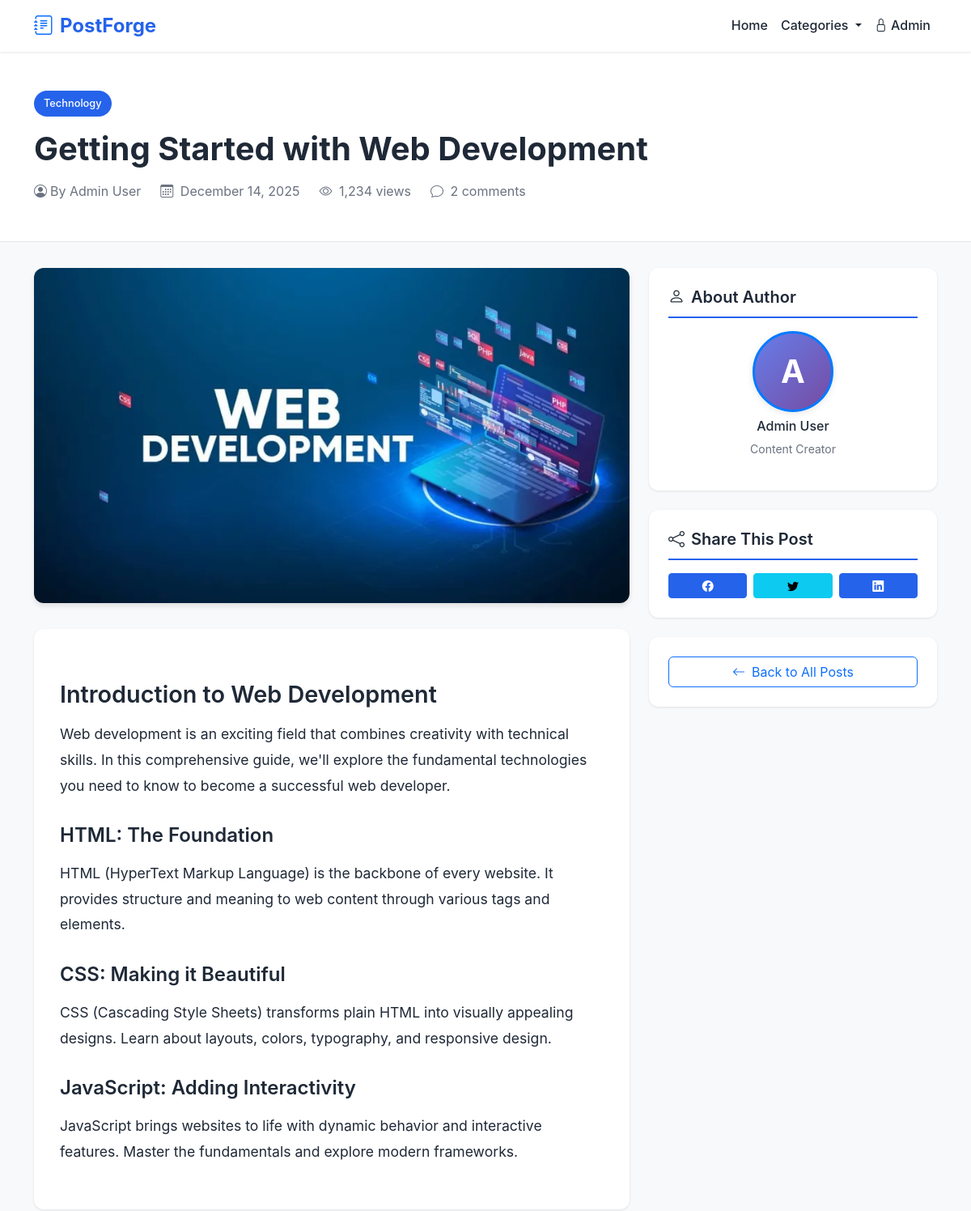
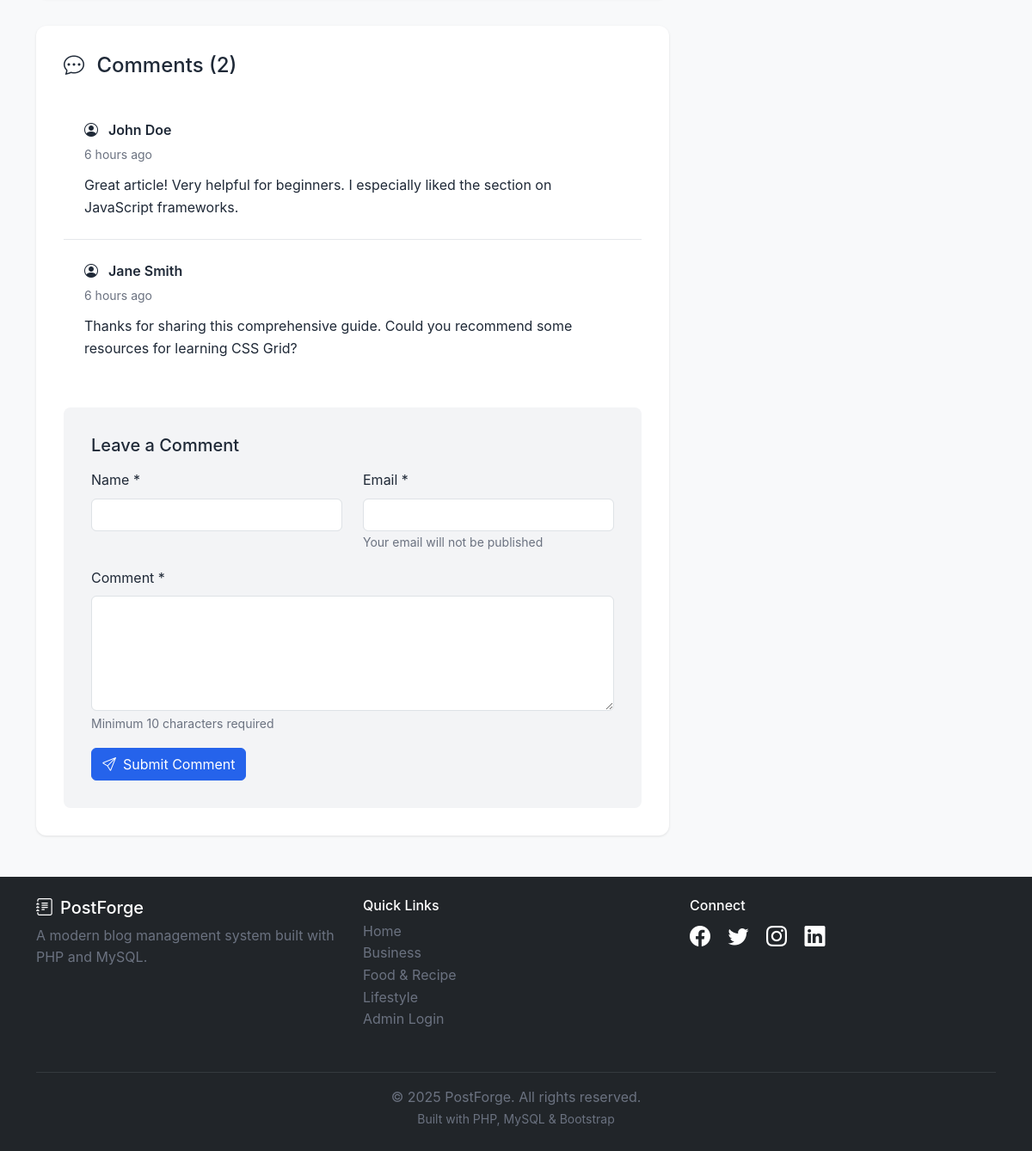
Page /post.php?slug=getting-started-with-web-development on the committed database (2 pictures, top to bottom).
### tables this page shows
CREATE TABLE IF NOT EXISTS posts (
    id INT PRIMARY KEY AUTO_INCREMENT,
    title VARCHAR(255) NOT NULL,
    slug VARCHAR(255) UNIQUE NOT NULL,
    content TEXT NOT NULL,
    excerpt TEXT,
    featured_image VARCHAR(255),
    category_id INT,
    author_id INT,
    status ENUM('draft', 'published') DEFAULT 'draft',
    views INT DEFAULT 0,
    created_at TIMESTAMP DEFAULT CURRENT_TIMESTAMP,
    updated_at TIMESTAMP DEFAULT CURRENT_TIMESTAMP ON UPDATE CURRENT_TIMESTAMP,
    published_at TIMESTAMP NULL,
    FOREIGN KEY (category_id) REFERENCES categories(id) ON DELETE SET NULL,
    FOREIGN KEY (author_id) REFERENCES admins(id) ON DELETE CASCADE,
    INDEX idx_slug (slug),
    INDEX idx_status (status),
    INDEX idx_category (category_id),
    INDEX idx_author (author_id),
    INDEX idx_created (created_at),
    FULLTEXT idx_search (title, content)
);

CREATE TABLE IF NOT EXISTS categories (
    id INT PRIMARY KEY AUTO_INCREMENT,
    name VARCHAR(100) UNIQUE NOT NULL,
    slug VARCHAR(100) UNIQUE NOT NULL,
    description TEXT,
    created_at TIMESTAMP DEFAULT CURRENT_TIMESTAMP,
    INDEX idx_slug (slug)
);

CREATE TABLE IF NOT EXISTS comments (
    id INT PRIMARY KEY AUTO_INCREMENT,
    post_id INT NOT NULL,
    author_name VARCHAR(100) NOT NULL,
    author_email VARCHAR(100) NOT NULL,
    content TEXT NOT NULL,
    status ENUM('pending', 'approved', 'spam') DEFAULT 'pending',
    created_at TIMESTAMP DEFAULT CURRENT_TIMESTAMP,
    FOREIGN KEY (post_id) REFERENCES posts(id) ON DELETE CASCADE,
    INDEX idx_post (post_id),
    INDEX idx_status (status),
    INDEX idx_created (created_at)
);

### includes/functions.php (called while the page is built, shortened)
<?php
function sanitize($data) {
    return htmlspecialchars($data, ENT_QUOTES, 'UTF-8');
}
function formatDate($date, $format = 'M d, Y') {
    return date($format, strtotime($date));
}
function timeAgo($datetime) {
    $timestamp = strtotime($datetime);
    $diff = time() - $timestamp;
    if ($diff < 86400) {
        $hours = floor($diff / 3600);
        return $hours . ($hours == 1 ? ' hour ago' : ' hours ago');
    }
}
function formatNumber($number) {
    return number_format($number);
}

### public/post.php (the view, shortened to what this page needs)
<?php
require_once '../includes/functions.php';
$slug = $_GET['slug'] ?? '';
try {
    $db = getDB();
    $postStmt = $db->prepare("
        SELECT p.*, c.name as category_name, c.slug as category_slug, a.full_name as author_name, a.profile_image as author_image
        FROM posts p
        LEFT JOIN categories c ON p.category_id = c.id
        LEFT JOIN admins a ON p.author_id = a.id
        WHERE p.slug = :slug AND p.status = 'published'
    ");
    $postStmt->execute(['slug' => $slug]);
    $post = $postStmt->fetch();
    $commentsStmt = $db->prepare("
        SELECT * FROM comments
        WHERE post_id = :post_id AND status = 'approved'
        ORDER BY created_at DESC
    ");
    $commentsStmt->execute(['post_id' => $post['id']]);
    $comments = $commentsStmt->fetchAll();
} catch (PDOException $e) {
    header('Location: index.php');
    exit;
}
include 'includes/header.php';
?>
<div class="single-post-header">
    <div class="container">
        <a href="category.php?slug=<?php echo $post['category_slug']; ?>"
           class="category-badge mb-3">
            <?php echo sanitize($post['category_name'] ?? 'Uncategorized'); ?>
        </a>
        <h1 class="single-post-title"><?php echo sanitize($post['title']); ?></h1>
        <div class="single-post-meta">
            <span class="d-inline-flex align-items-center">
                <?php if ($post['author_image']): ?>
                    <img src="../uploads/profiles/<?php echo sanitize($post['author_image']); ?>"
                         alt="<?php echo sanitize($post['author_name']); ?>"
                         style="width: 24px; height: 24px; border-radius: 50%; object-fit: cover; margin-right: 8px;">
                <?php else: ?>
                    <i class="bi bi-person-circle me-1"></i>
                <?php endif; ?>
                By <?php echo sanitize($post['author_name']); ?>
            </span>
            <span>
                <i class="bi bi-calendar3 me-1"></i>
                <?php echo formatDate($post['published_at'], 'F d, Y'); ?>
            </span>
            <span>
                <i class="bi bi-eye me-1"></i>
                <?php echo formatNumber($post['views']); ?> views
            </span>
            <span>
                <i class="bi bi-chat me-1"></i>
                <?php echo count($comments); ?> comments
            </span>
        </div>
    </div>
</div>
<div class="container mb-5">
    <div class="row">
        <div class="col-lg-8">
            <?php if ($post['featured_image']): ?>
                <div class="featured-image-container">
                    <img src="<?php echo UPLOAD_URL . sanitize($post['featured_image']); ?>"
                         alt="<?php echo sanitize($post['title']); ?>"
                         class="featured-image">
                </div>
            <?php endif; ?>
            <div class="post-content">
                <?php echo $post['content']; ?>
            </div>
            <div class="comments-section" id="comments">
                <h4 class="mb-4">
                    <i class="bi bi-chat-dots me-2"></i>
                    Comments (<?php echo count($comments); ?>)
                </h4>
                <?php if (!empty($comments)): ?>
                    <div class="comments-list mb-4">
                        <?php foreach ($comments as $comment): ?>
                            <div class="comment-item" id="comment-<?php echo $comment['id']; ?>">
                                <div class="comment-author">
                                    <i class="bi bi-person-circle me-2"></i>
                                    <?php echo sanitize($comment['author_name']); ?>
                                </div>
                                <div class="comment-date">
                                    <?php echo timeAgo($comment['created_at']); ?>
                                </div>
                                <div class="comment-content">
                                    <?php echo nl2br(sanitize($comment['content'])); ?>
                                </div>
                            </div>
                        <?php endforeach; ?>
                    </div>
                <?php else: ?>
                    <p class="text-muted mb-4">No comments yet. Be the first to comment!</p>
                <?php endif; ?>
                <div class="comment-form">
                    <h5 class="mb-3">Leave a Comment</h5>
                    <form method="POST" action="">
                        <div class="row">
                            <div class="col-md-6 mb-3">
                                <label for="name" class="form-label">Name *</label>
                                <input type="text" class="form-control" id="name" name="name"
                                       value="<?php echo isset($_POST['name']) ? sanitize($_POST['name']) : ''; ?>"
                                       required>
                            </div>
                            <div class="col-md-6 mb-3">
                                <label for="email" class="form-label">Email *</label>
                                <input type="email" class="form-control" id="email" name="email"
                                       value="<?php echo isset($_POST['email']) ? sanitize($_POST['email']) : ''; ?>"
                                       required>
                                <small class="text-muted">Your email will not be published</small>
                            </div>
                        </div>
                        <div class="mb-3">
                            <label for="comment" class="form-label">Comment *</label>
                            <textarea class="form-control" id="comment" name="comment" rows="5"
                                      required><?php echo isset($_POST['comment']) ? sanitize($_POST['comment']) : ''; ?></textarea>
                        </div>
                        <button type="submit" name="submit_comment" class="btn btn-primary">
                            <i class="bi bi-send me-2"></i>Submit Comment
                        </button>
                    </form>
                </div>
            </div>
        </div>
        <div class="col-lg-4">
            <div class="sidebar-widget">
                <h5><i class="bi bi-person me-2"></i>About Author</h5>
                <div class="text-center">
                    <?php if ($post['author_image']): ?>
                        <img src="../uploads/profiles/<?php echo sanitize($post['author_image']); ?>"
                             alt="<?php echo sanitize($post['author_name']); ?>"
                             style="width: 100px; height: 100px; border-radius: 50%; object-fit: cover; border: 3px solid #007bff; box-shadow: 0 2px 8px rgba(0,0,0,0.1);">
                    <?php else: ?>
                        <div style="width: 100px; height: 100px; border-radius: 50%; background: linear-gradient(135deg, #667eea 0%, #764ba2 100%); display: inline-flex; align-items: center; justify-content: center; color: white; font-size: 2.5rem; font-weight: bold; border: 3px solid #007bff; box-shadow: 0 2px 8px rgba(0,0,0,0.1);">
                            <?php echo strtoupper(substr($post['author_name'], 0, 1)); ?>
                        </div>
                    <?php endif; ?>
                    <h6 class="mt-2"><?php echo sanitize($post['author_name']); ?></h6>
                    <p class="text-muted small">Content Creator</p>
                </div>
            </div>
            <div class="sidebar-widget">
                <h5><i class="bi bi-share me-2"></i>Share This Post</h5>
                <div class="d-flex gap-2">
                    <a href="https://facebook.com/sharer/sharer.php?u=<?php echo urlencode(SITE_URL . '/public/post.php?slug=' . $slug); ?>"
                       target="_blank" class="btn btn-primary btn-sm flex-fill">
                        <i class="bi bi-facebook"></i>
                    </a>
                    <a href="https://twitter.com/intent/tweet?url=<?php echo urlencode(SITE_URL . '/public/post.php?slug=' . $slug); ?>&text=<?php echo urlencode($post['title']); ?>"
                       target="_blank" class="btn btn-info btn-sm flex-fill">
                        <i class="bi bi-twitter"></i>
                    </a>
                    <a href="https://www.linkedin.com/shareArticle?mini=true&url=<?php echo urlencode(SITE_URL . '/public/post.php?slug=' . $slug); ?>"
                       target="_blank" class="btn btn-primary btn-sm flex-fill">
                        <i class="bi bi-linkedin"></i>
                    </a>
                </div>
            </div>
            <div class="sidebar-widget">
                <a href="index.php" class="btn btn-outline-primary w-100">
                    <i class="bi bi-arrow-left me-2"></i>Back to All Posts
                </a>
            </div>
        </div>
    </div>
</div>
<?php include 'includes/footer.php'; ?>

### public/includes/footer.php (shortened to what this page needs)
    </main>
    <footer class="bg-dark text-white mt-5 py-4">
        <div class="container">
            <div class="row">
                <div class="col-md-4 mb-3">
                    <h5><i class="bi bi-journal-text me-2"></i><?php echo SITE_NAME; ?></h5>
                    <p class="text-muted">A modern blog management system built with PHP and MySQL.</p>
                </div>
                <div class="col-md-4 mb-3">
                    <h6>Quick Links</h6>
                    <ul class="list-unstyled">
                        <li><a href="index.php" class="text-muted text-decoration-none">Home</a></li>
                        <?php
                        try {
                            $db = getDB();
                            $footerCatsStmt = $db->query("SELECT * FROM categories ORDER BY name ASC LIMIT 3");
                            $footerCategories = $footerCatsStmt->fetchAll();
                            foreach ($footerCategories as $footerCat):
                        ?>
                            <li>
                                <a href="category.php?slug=<?php echo $footerCat['slug']; ?>"
                                   class="text-muted text-decoration-none">
                                    <?php echo sanitize($footerCat['name']); ?>
                                </a>
                            </li>
                        <?php
                            endforeach;
                        } catch (PDOException $e) {
                        }
                        ?>
                        <li><a href="../admin/login.php" class="text-muted text-decoration-none">Admin Login</a></li>
                    </ul>
                </div>
                <div class="col-md-4 mb-3">
                    <h6>Connect</h6>
                    <div class="social-links">
                        <a href="#" class="text-white me-3"><i class="bi bi-facebook"></i></a>
                        <a href="#" class="text-white me-3"><i class="bi bi-twitter"></i></a>
                        <a href="#" class="text-white me-3"><i class="bi bi-instagram"></i></a>
                        <a href="#" class="text-white me-3"><i class="bi bi-linkedin"></i></a>
                    </div>
                </div>
            </div>
            <hr class="border-secondary">
            <div class="text-center text-muted">
                <p class="mb-0">&copy; <?php echo date('Y'); ?> <?php echo SITE_NAME; ?>. All rights reserved.</p>
                <small>Built with PHP, MySQL & Bootstrap</small>
            </div>
        </div>
    </footer>
</body>
</html>

### assets/css/public.css (style rules this page uses)
:root { --primary-blue: #2563eb; --primary-dark: #1e40af; --success-green: #10b981; --warning-orange: #f59e0b; --danger-red: #ef4444; --info-cyan: #06b6d4; --dark-gray: #1f2937; --medium-gray: #6b7280; --light-gray: #f3f4f6; --border-gray: #e5e7eb; }
* { margin: 0; padding: 0; box-sizing: border-box; }
body { font-family: 'Inter', 'Segoe UI', 'Roboto', sans-serif; background-color: #f8f9fa; color: var(--dark-gray); line-height: 1.6; }
.category-badge { display: inline-block; padding: 0.35rem 0.75rem; background-color: var(--primary-blue); color: white; border-radius: 20px; font-size: 0.8rem; font-weight: 500; text-decoration: none; transition: background-color 0.3s ease; }
.single-post-header { background-color: white; padding: 3rem 0; border-bottom: 1px solid var(--border-gray); margin-bottom: 2rem; }
.single-post-title { font-size: 2.5rem; font-weight: 700; margin-bottom: 1rem; line-height: 1.2; }
.single-post-meta { display: flex; align-items: center; gap: 1.5rem; color: var(--medium-gray); flex-wrap: wrap; }
.featured-image-container { margin-bottom: 2rem; border-radius: 12px; overflow: hidden; box-shadow: 0 4px 6px rgba(0, 0, 0, 0.1); }
.featured-image { width: 100%; height: auto; display: block; }
.post-content { background-color: white; padding: 2rem; border-radius: 12px; box-shadow: 0 1px 3px rgba(0, 0, 0, 0.1); margin-bottom: 2rem; font-size: 1.1rem; line-height: 1.8; }
.post-content h1, .post-content h2, .post-content h3 { margin-top: 2rem; margin-bottom: 1rem; font-weight: 600; }
.post-content h2 { font-size: 1.8rem; color: var(--dark-gray); }
.post-content h3 { font-size: 1.5rem; color: var(--dark-gray); }
.post-content p { margin-bottom: 1.5rem; }
.comments-section { background-color: white; padding: 2rem; border-radius: 12px; box-shadow: 0 1px 3px rgba(0, 0, 0, 0.1); }
.comment-item { padding: 1.5rem; border-bottom: 1px solid var(--border-gray); }
.comment-item:last-child { border-bottom: none; }
.comment-author { font-weight: 600; color: var(--dark-gray); margin-bottom: 0.25rem; }
.comment-date { font-size: 0.875rem; color: var(--medium-gray); margin-bottom: 0.75rem; }
.comment-content { color: var(--dark-gray); line-height: 1.6; }
.comment-form { background-color: var(--light-gray); padding: 2rem; border-radius: 8px; margin-top: 2rem; }
.sidebar-widget { background-color: white; padding: 1.5rem; border-radius: 12px; box-shadow: 0 1px 3px rgba(0, 0, 0, 0.1); margin-bottom: 1.5rem; }
.sidebar-widget h5 { font-weight: 600; margin-bottom: 1rem; padding-bottom: 0.75rem; border-bottom: 2px solid var(--primary-blue); }
footer { margin-top: 4rem; }
.social-links a { font-size: 1.5rem; transition: opacity 0.3s ease; }
.btn-primary { background-color: var(--primary-blue); border-color: var(--primary-blue); transition: all 0.3s ease; }
.text-muted { color: var(--medium-gray) !important; }

### rows in the picture
posts: category.name "Technology", title "Getting Started with Web Development", author.full_name "Admin User", published_at "December 14, 2025", views "1,234", featured_image (picture), content "Introduction to Web Development Web development is an exciting field that combines creativity with technical skills. In this comprehensive guide, we'll explore the fundamental technologies you need to know to become a successful web developer. HTML: The Foundation HTML (HyperText Markup Language) is the backbone of every website. It provides structure and meaning to web content through various tags and elements. CSS: Making it Beautiful CSS (Cascading Style Sheets) transforms plain HTML into visually appealing designs. Learn about layouts, colors, typography, and responsive design. JavaScript: Adding Interactivity JavaScript brings websites to life with dynamic behavior and interactive…", author.full_name "A"
comments: author_name "John Doe", created_at "6 hours ago", content "Great article! Very helpful for beginners. I especially liked the section on JavaScript frameworks."
comments: author_name "Jane Smith", created_at "6 hours ago", content "Thanks for sharing this comprehensive guide. Could you recommend some resources for learning CSS Grid?"
categories: name "Business"
categories: name "Food & Recipe"
categories: name "Lifestyle"

### other values in the picture
SITE_NAME "PostForge"
count($comments) "2"
